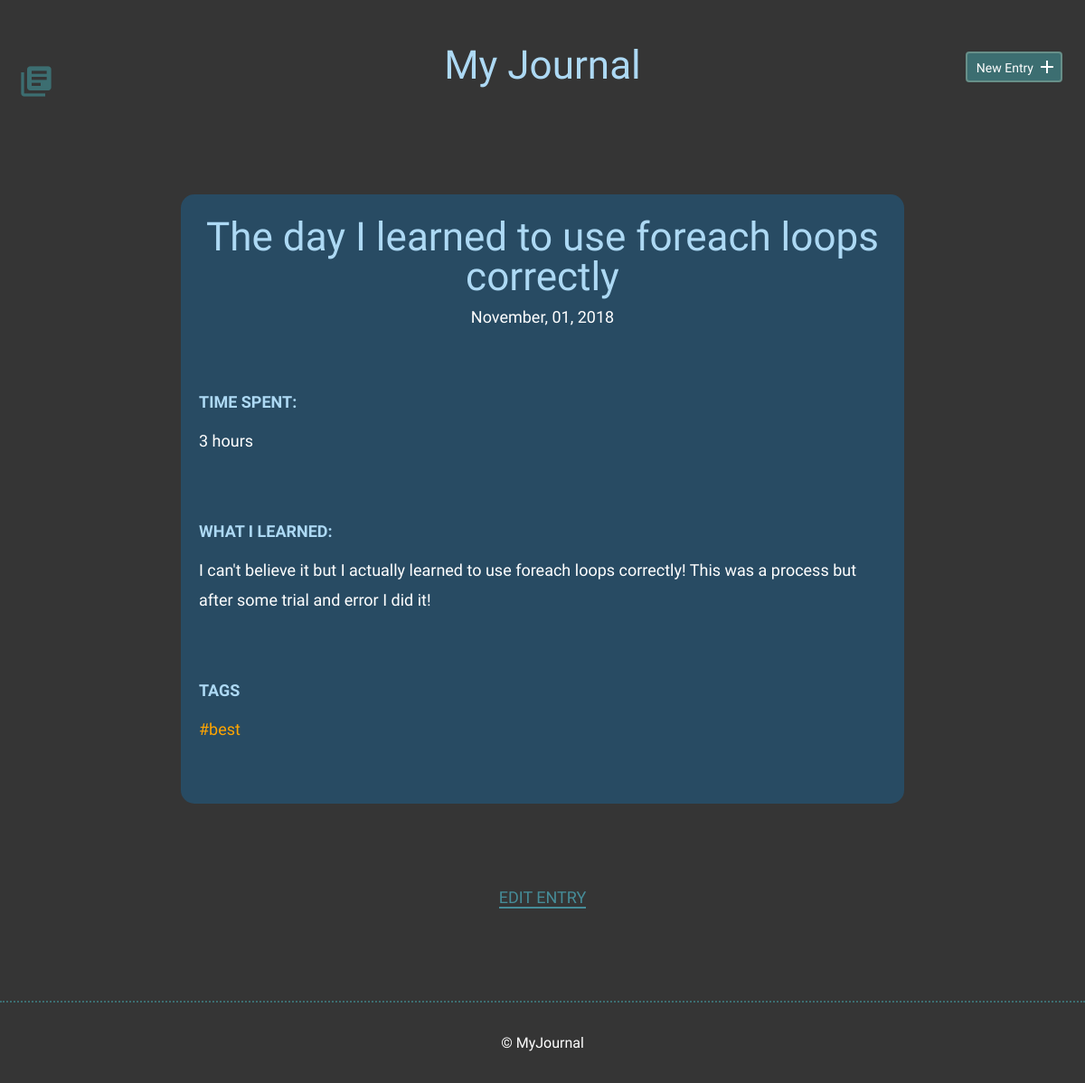
Screenshot of /detail.php?id=3 with the database file from the repository.
### tables this page shows
CREATE TABLE "entries" (
	`id`	INTEGER,
	`title`	TEXT,
	`date`	TEXT,
	`time_spent`	INTEGER,
	`learned`	BLOB,
	`resources`	BLOB,
	PRIMARY KEY(`id`)
);

### inc/functions.php (called while the page is built, shortened)
<?php
function get_entry_by_id($id){
    include ("connection.php");
    try {
        $sql = "SELECT * FROM entries WHERE id = :id";
        $stmt = $db->prepare($sql);
        $stmt->bindParam(':id',$id,PDO::PARAM_INT);
        $stmt->execute();
        $results = $stmt->fetch(PDO::FETCH_ASSOC);
        return $results;
    } catch (Exception $e) {
        echo "Unable to query DB" . $e->getMessage();
        die();
    }
}
function get_tags_by_entry_id($entries_id){
    include ("connection.php");
    try {
    $sql = "SELECT tags.id, tags.tags FROM tags JOIN entry_tags ON tags.id = entry_tags.tag_id WHERE entry_tags.entry_id = :entries_id";
    $stmt = $db->prepare($sql);
    $stmt->bindParam(':entries_id',$entries_id,PDO::PARAM_INT);
    $stmt->execute();
    $results = $stmt->fetchAll(PDO::FETCH_ASSOC);
    if(!empty($results)) {
        return $results;
    } else {
        return false;
    }
} catch (Exception $e) {
    echo "Unable to query DB" . $e->getMessage();
    die();
}
}
?>

### detail.php (the view, shortened to what this page needs)
<?php
include ("inc/header.php");
if ('GET' == $_SERVER['REQUEST_METHOD']) {
    if (isset($_GET['id'])) {
        $entryId = filter_input(INPUT_GET, 'id', FILTER_SANITIZE_NUMBER_INT);
    } else {
        header('location: index.php');
    }
}
$currentEntry = get_entry_by_id($entryId);
?>
        <section>
            <div class="container">
                <div class="entry-list single">
                    <article>
                        <h1><?php echo $currentEntry['title']; ?></h1>
                        <time datetime="<?php echo $currentEntry['date']; ?>"><?php echo date('F, d, Y', strtotime($currentEntry['date'])); ?></time>
                        <div class="entry">
                            <h3>Time Spent: </h3>
                            <p><?php echo $currentEntry['time_spent']; ?></p>
                        </div>
                        <div class="entry">
                            <h3>What I Learned:</h3>
                            <p><?php echo $currentEntry['learned']; ?></p>
                        </div>
                          <div class="entry">
                          <h3>Tags</h3>
                              <?php
                              $tags = get_tags_by_entry_id($currentEntry['id']);
                              if($tags == true){
                                  echo "<p>";
                                  $tags = array_column($tags, "tags");
                                  foreach($tags as $tag){
                                      echo "<a class='taglink' href=index.php?tag=".$tag. ">#" . $tag . "</a> ";
                                  }
                                  echo "</p>";
                              }
                              ?>
                              </div>
                    </article>
                </div>
            </div>
            <div class="edit">
                <p><a href="edit.php?id=<?php echo $entryId; ?>">Edit Entry</a></p>
            </div>
        </section>
<?php include ("inc/footer.php"); ?>

### css/site.css (style rules this page uses)
body { font-size: 16px; background-color: #353535; color: #FFFFFF; font-family: 'Cousine', serif; font-weight: 400; }
.container { margin: 0 auto; padding: 0 25px; }
h1, h2, h3 { margin: 0; font-weight: 400; line-height: 1em; color: #ADD9F4; }
h1 { font-size: 44px; margin-bottom: 12px; }
h3 { font-size: 18px; font-family: 'Work Sans', serif; font-weight: 600; text-transform: uppercase; }
p { line-height: 1.8em; font-size: 18px; }
p a { border-bottom: 2px solid #468C98; padding: 0; color: #468C98; text-decoration: none; }
article { background-color: #284B63; padding: 25px 0; border-radius: 15px; }
.entry-list, .edit-entry, .new-entry { max-width: 800px; margin: 0 auto; padding: 70px 0 150px 0; }
.entry-list article { margin-bottom: 70px; text-align: center; }
.entry-list article:last-child { margin-bottom: 0; }
.entry-list.single { padding-bottom: 70px; }
.entry-list.single time { font-size: 18px; }
.entry { max-width: 800px; margin: 75px 20px 0 20px; text-align: left; }
.entry p { margin-bottom: 40px; }
.edit { padding-bottom: 80px; text-align: center; margin: 0 auto; }
.edit a { font-weight: 400; text-transform: uppercase; font-size: 18px; }
.taglink:link, .taglink:visited, .taglink:hover,.taglink:active { color: orange; border-bottom: none; }

### rows the page displays
entries: title "The day I learned to use foreach loops correctly", date "November, 01, 2018", time_spent "3 hours", learned "I can't believe it but I actually learned to use foreach loops correctly! This was a process but after some trial and error I did it!"

### other values shown
$tag "best"
